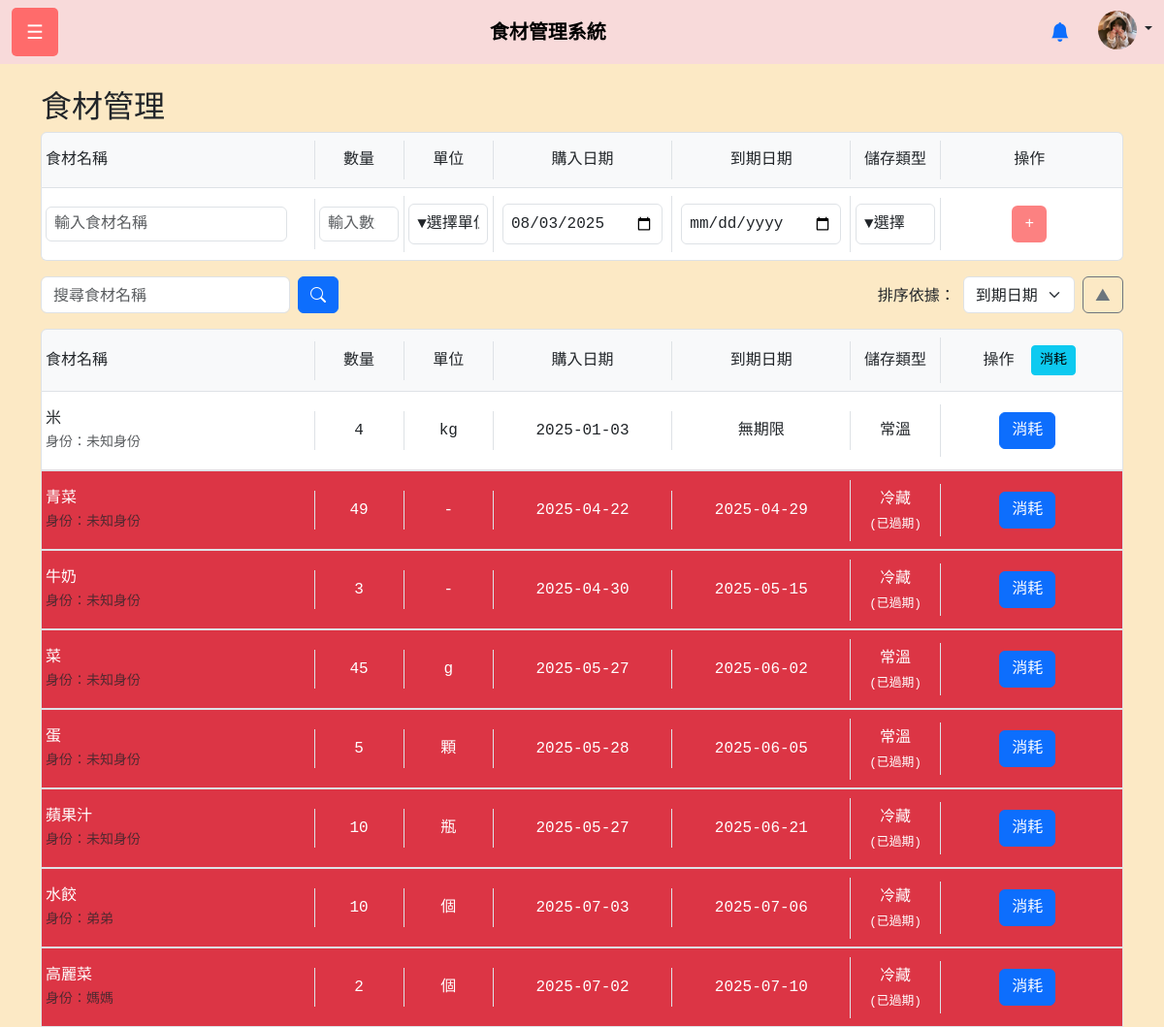
Screenshot of /IngredientManager.php (signed in) with the database file from the repository.
### tables this page shows
CREATE TABLE `user` (
  `uId` int(11) NOT NULL,
  `uName` varchar(50) NOT NULL,
  `Password` varchar(255) NOT NULL,
  `Email` varchar(50) NOT NULL,
  `Language` varchar(50) DEFAULT NULL,
  `uImage` varchar(255) DEFAULT NULL
);

CREATE TABLE `ingredient` (
  `IngredientId` int(11) NOT NULL,
  `uId` int(11) NOT NULL,
  `IName` varchar(50) NOT NULL,
  `Quantity` int(11) DEFAULT NULL,
  `ExpireDate` date DEFAULT NULL,
  `StoreType` varchar(20) DEFAULT NULL,
  `Unit` varchar(20) DEFAULT NULL,
  `PurchaseDate` date DEFAULT NULL,
  `ConsumedDate` date DEFAULT NULL,
  `Role` varchar(50) DEFAULT NULL
);

### IngredientManager.php (the view, shortened to what this page needs)
<?php
$conn = new mysqli("localhost", "root", "", "foodmanager");
$uId = $_SESSION['user_id'];
$search = $_GET['search'] ?? '';
$sort = $_GET['sort'] ?? 'expire';
$order = $_GET['order'] ?? 'asc';
$validSorts = ['name' => 'IName', 'purchase' => 'PurchaseDate', 'expire' => 'ExpireDate'];
$sortColumn = $validSorts[$sort] ?? 'ExpireDate';
$order = strtolower($order) === 'desc' ? 'DESC' : 'ASC';
$sql = "SELECT IngredientId, IName, Quantity, Unit, ExpireDate, StoreType, PurchaseDate, Role
        FROM Ingredient
        WHERE uId = ? AND Quantity > 0 AND IName LIKE ?
        ORDER BY $sortColumn $order";
$stmt = $conn->prepare($sql);
$searchKeyword = '%' . $search . '%';
$stmt->bind_param("is", $uId, $searchKeyword);
$stmt->execute();
$result = $stmt->get_result();
$ingredients = [];
while ($row = $result->fetch_assoc()) {
    $ingredients[] = $row;
}
?>
<!DOCTYPE html>
<html lang="zh-Hant">
<head>
    <link rel="stylesheet" href="css/boot.css">
    <link href="https://cdn.jsdelivr.net/npm/bootstrap@5.3.0/dist/css/bootstrap.min.css" rel="stylesheet">
    <link rel="stylesheet" href="https://cdn.jsdelivr.net/npm/bootstrap-icons@1.10.5/font/bootstrap-icons.css">
</head>
<body>
    <?php include 'navbar.php'; ?>
    <div class="container mt-4">
        <h2>食材管理</h2>
        <div class="list-group mb-3">
            <div class="list-group-item bg-light">
                <div class="row align-items-center font-weight-bold">
                    <div class="col-3">食材名稱</div>
                    <div class="col-1 text-center">數量</div>
                    <div class="col-1 text-center">單位</div>
                    <div class="col-2 text-center">購入日期</div>
                    <div class="col-2 text-center">到期日期</div>
                    <div class="col-1 text-center">儲存類型</div>
                    <div class="col-2 text-center">操作</div>
                </div>
            </div>
            <div class="list-group-item">
                <form method="POST">
                    <div class="row align-items-center input-row">
                        <div class="col-3 d-flex align-items-center">
                            <input type="text" placeholder="輸入食材名稱" class="form-control" name="iName" required>
                        </div>
                        <div class="col-1 text-center d-flex align-items-center justify-content-center">
                            <input type="number" placeholder="輸入數量" class="form-control" name="quantity">
                        </div>
                        <div class="col-1 text-center d-flex align-items-center justify-content-center">
                            <select class="form-control" name="unit">
                                <option value="">▼選擇單位</option>
                            </select>
                        </div>
                        <div class="col-2 text-center">
                            <input type="date" class="form-control" name="purchaseDate" value="<?php echo date('Y-m-d'); ?>">
                        </div>
                        <div class="col-2 text-center">
                            <input type="date" class="form-control" name="expireDate">
                        </div>
                        <div class="col-1 text-center">
                            <select class="form-control" name="storeType">
                                <option value="">▼選擇</option>
                            </select>
                        </div>
                        <div class="col-2 text-center">
                            <button type="submit" name="add_ingredient" class="btn btn-custom">+</button>
                        </div>
                    </div>
                </form>
            </div>
        </div>
        <?php
        $search = $_GET['search'] ?? '';
        $sort = $_GET['sort'] ?? 'expire';
        $order = $_GET['order'] ?? 'asc';
        $orderSymbol = $order === 'asc' ? '▲' : '▼';
        ?>
        <div class="d-flex justify-content-between align-items-center mb-3">
            <form method="GET" class="d-flex">
                <input type="text" name="search" value="<?php echo htmlspecialchars($search); ?>" class="form-control me-2" placeholder="搜尋食材名稱">
                <button type="submit" class="btn btn-primary">
                    <i class="bi bi-search"></i>
                </button>
            </form>
            <form method="GET" class="d-flex align-items-center">
                <label for="sort" class="me-2">排序依據：</label>
                <select name="sort" id="sort" class="form-select w-auto me-2" onchange="this.form.submit()">
                    <option value="expire" <?php if ($sort === 'expire') echo 'selected'; ?>>到期日期</option>
                </select>
                <button type="submit" class="btn btn-outline-secondary"><?php echo $orderSymbol; ?></button>
            </form>
        </div>
        <div class="list-group">
            <div class="list-group-item bg-light">
                <div class="row align-items-center font-weight-bold">
                    <div class="col-3">食材名稱</div>
                    <div class="col-1 text-center">數量</div>
                    <div class="col-1 text-center">單位</div>
                    <div class="col-2 text-center">購入日期</div>
                    <div class="col-2 text-center">到期日期</div>
                    <div class="col-1 text-center">儲存類型</div>
                    <div class="col-2 text-center">操作
                        <button class="btn btn-info btn-sm toggle-all-mode-btn ms-2" id="toggleAllBtn">消耗</button>
                    </div>
                </div>
            </div>
            <?php if (empty($ingredients)): ?>
                <div class="list-group-item">尚未添加任何食材</div>
            <?php else: ?>
                <?php foreach ($ingredients as $ingredient): ?>
                    <?php
                    $expireClass = '';
                    $expireText = $ingredient['ExpireDate'] ? $ingredient['ExpireDate'] : '無期限';
                    $expireStatus = '';
                    if ($ingredient['ExpireDate']) {
                        $expireDate = new DateTime($ingredient['ExpireDate']);
                        $today = new DateTime();
                        $interval = $today->diff($expireDate);
                        $daysLeft = $interval->days;
                        if ($interval->invert) {
                            $expireClass = 'bg-danger text-white';
                            $expireStatus = '(已過期)';
                        } elseif ($daysLeft <= 7) {
                            $expireClass = 'bg-warning text-dark';
                            $expireStatus = '(即將到期)';
                        }
                    }
                    $quantityDisplay = $ingredient['Quantity'] ? $ingredient['Quantity'] : '-';
                    $purchaseDateDisplay = $ingredient['PurchaseDate'] ? $ingredient['PurchaseDate'] : '-';
                    $storeTypeDisplay = $ingredient['StoreType'] ? $ingredient['StoreType'] : '-';
                    $whoAdded = $ingredient['Role'] ?? '未知身份';
                    ?>
                    <div class="list-group-item <?php echo $expireClass; ?>">
                        <div class="row align-items-center">
                            <div class="col-3">
                                <?php echo htmlspecialchars($ingredient['IName']); ?>
                                <br>
                                <small class="text-muted">身份：<?php echo htmlspecialchars($whoAdded); ?></small>
                            </div>
                            <div class="col-1 text-center">
                                <?php echo htmlspecialchars($quantityDisplay); ?>
                            </div>
                            <div class="col-1 text-center">
                                <?php echo htmlspecialchars($ingredient['Unit'] ?? '-'); ?>
                            </div>
                            <div class="col-2 text-center">
                                <?php echo htmlspecialchars($purchaseDateDisplay); ?>
                            </div>
                            <div class="col-2 text-center">
                                <?php echo htmlspecialchars($expireText); ?>
                            </div>
                            <div class="col-1 text-center">
                                <div class="store-type-container">
                                    <?php echo htmlspecialchars($storeTypeDisplay); ?>
                                    <?php if ($expireStatus): ?>
                                    <span class="expiry-status"><?php echo htmlspecialchars($expireStatus); ?></span>
                                    <?php endif; ?>
                                </div>
                            </div>
                            <div class="col-2 text-center">
                                <div id="consume-group-<?php echo $ingredient['IngredientId']; ?>" class="consume-group">
                                    <button class="btn btn-primary me-1" data-bs-toggle="modal"
                                        data-bs-target="#editModal<?php echo $ingredient['IngredientId']; ?>">
                                        消耗
                                    </button>
                                </div>
                            </div>
                        </div>
                    </div>
                <?php endforeach; ?>
            <?php endif; ?>
        </div>
    </div>
</body>
</html>

### navbar.php (shortened to what this page needs)
<?php
$conn = new mysqli("localhost", "root", "", "foodmanager");
$userImage = 'uploads/user-placeholder.jpg';
if (isset($_SESSION['user_id']) && isset($conn)) {
    $uId = $_SESSION['user_id'];
    $stmt = $conn->prepare("SELECT uImage FROM user WHERE uId = ?");
    if ($stmt) {
        $stmt->bind_param("i", $uId);
        $stmt->execute();
        $result = $stmt->get_result();
        if ($row = $result->fetch_assoc()) {
            $userImage = !empty($row['uImage']) ? $row['uImage'] : $userImage;
        }
    } else {
        error_log("Navbar prepare failed: " . $conn->error);
    }
}
?>
<nav class="navbar navbar-expand-lg">
    <div class="container-fluid">
        <button class="menu-btn me-3" data-bs-toggle="offcanvas" data-bs-target="#sidebar">☰</button>
        <a class="navbar-brand" href="index.php">食材管理系統</a>
        <div class="d-flex">
            <?php if (isset($_SESSION['user_id'])): ?>
                <div class="dropdown me-3">
                    <button class="btn btn-link position-relative" type="button" id="notificationDropdown" data-bs-toggle="dropdown" aria-expanded="false">
                        <i class="bi bi-bell-fill fs-5"></i>
                    </button>
                </div>
                <div class="dropdown">
                    <a class="nav-link dropdown-toggle" href="#" id="userDropdown" role="button" data-bs-toggle="dropdown" aria-expanded="false">
                        <img src="<?php echo htmlspecialchars($userImage); ?>" class="rounded-circle" alt="用戶頭像" width="40" height="40">
                    </a>
                </div>
            <?php else: ?>
                <button class="btn btn-outline-success" onclick="location.href='login.php'">登入</button>
            <?php endif; ?>
        </div>
    </div>
</nav>

### css/boot.css (style rules this page uses)
body { margin: 0; font-family: Arial, sans-serif; background-color: #fce9c5 !important; }
.navbar { background-color: #f8dada !important; }
.navbar-brand { font-weight: bold; }
.menu-btn { background: #ff6b6b; color: white; border: none; padding: 10px 15px; font-size: 20px; cursor: pointer; border-radius: 5px; transition: background 0.2s; }

### IngredientManager.php (style rules this page uses)
.list-group-item .row { font-family: monospace; }
.list-group-item .col-3, .list-group-item .col-2, .list-group-item .col-1 { padding: 0.5rem 0; }
.list-group-item .col-2, .list-group-item .col-1 { border-left: 1px solid #dee2e6; }
.btn-custom { background-color: #fc8181; color: #fff; }
.input-row .form-control { width: 90%; font-family: monospace; padding: 0.5rem; height: 100%; }
.input-row select.form-control { padding: 0.5rem; }
.input-row .col-2, .input-row .col-1 { display: flex; justify-content: center; align-items: center; }
.store-type-container { display: flex; flex-direction: column; align-items: center; justify-content: center; }
.expiry-status { font-size: 0.8rem; margin-top: 4px; }
.list-group-item { transition: all 0.2s ease; }

### rows the page displays
user: uImage (picture)
ingredient: IName "米", Role "未知身份", Quantity "4", Unit "kg", PurchaseDate "2025-01-03", ExpireDate "無期限", StoreType "常溫"
ingredient: IName "青菜", Role "未知身份", Quantity "49", Unit "-", PurchaseDate "2025-04-22", ExpireDate "2025-04-29", StoreType "冷藏", ExpireDate "(已過期)"
ingredient: IName "牛奶", Role "未知身份", Quantity "3", Unit "-", PurchaseDate "2025-04-30", ExpireDate "2025-05-15", StoreType "冷藏", ExpireDate "(已過期)"
ingredient: IName "菜", Role "未知身份", Quantity "45", Unit "g", PurchaseDate "2025-05-27", ExpireDate "2025-06-02", StoreType "常溫", ExpireDate "(已過期)"
ingredient: IName "蛋", Role "未知身份", Quantity "5", Unit "顆", PurchaseDate "2025-05-28", ExpireDate "2025-06-05", StoreType "常溫", ExpireDate "(已過期)"
ingredient: IName "蘋果汁", Role "未知身份", Quantity "10", Unit "瓶", PurchaseDate "2025-05-27", ExpireDate "2025-06-21", StoreType "冷藏", ExpireDate "(已過期)"
ingredient: IName "水餃", Role "弟弟", Quantity "10", Unit "個", PurchaseDate "2025-07-03", ExpireDate "2025-07-06", StoreType "冷藏", ExpireDate "(已過期)"
ingredient: IName "高麗菜", Role "媽媽", Quantity "2", Unit "個", PurchaseDate "2025-07-02", ExpireDate "2025-07-10", StoreType "冷藏", ExpireDate "(已過期)"

### other values shown
$orderSymbol "▲"
